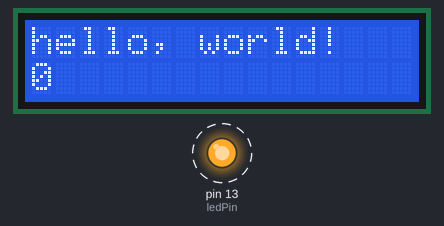
This sketch was run on a simulated Arduino Uno, built with avr-gcc and run on an emulated ATmega328P. Shown: 16×2 character LCD, output pins drawn as LEDs (lit = HIGH). Dashed ring = blinking.

Above: at 0.11 s.
At 9.93 s:
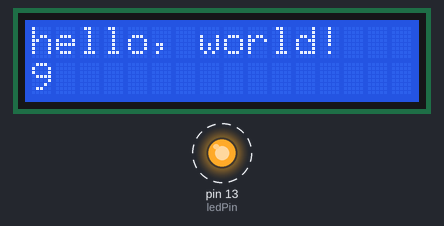
At 19.95 s:
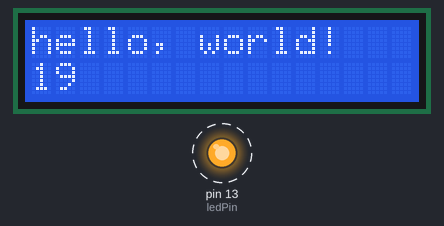
At 39.93 s:
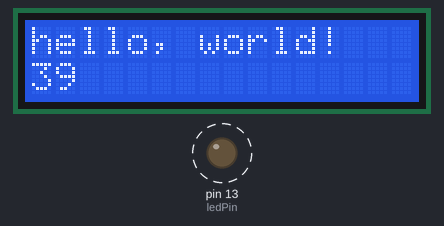
Timing chart, 0 to 40.0 s (numbered marks = the images above):
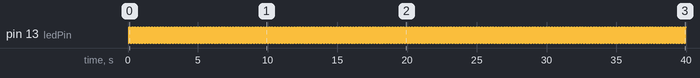

Measured:
- by itself, pin 13 (ledPin): alternates HIGH for 0.10 s and LOW for 0.10 s
- what the display in image 1 shows lasts 1.0 s, from 9.1 s to 10.1 s

The sketch:

LED_LCD.ino
```cpp
/*
The circuit:
 * LCD RS pin to digital pin 12
 * LCD Enable pin to digital pin 11
 * LCD D4 pin to digital pin 5
 * LCD D5 pin to digital pin 4
 * LCD D6 pin to digital pin 3
 * LCD D7 pin to digital pin 2
 * LCD R/W pin to ground
 * LCD VSS pin to ground
 * LCD VCC pin to 5V
 * 10K resistor:
 * ends to +5V and ground
 * wiper to LCD VO pin (pin 3)
*/
// include the library code:
#include <LiquidCrystal.h>


// initialize the library with the numbers of the interface pins
LiquidCrystal lcd(12, 11, 5, 4, 3, 2);
const int ledPin =  13;

void setup() {
  // set up the LCD's number of columns and rows:
  lcd.begin(16, 2);
  // Print a message to the LCD.
  lcd.print("hello, world!");
  pinMode(ledPin, OUTPUT);
}

void loop() {
  // set the cursor to column 0, line 1
  // (note: line 1 is the second row, since counting begins with 0):
  lcd.setCursor(0, 1);
  // print the number of seconds since reset:
  lcd.print(millis()/1000);
  digitalWrite(ledPin, HIGH);
  delay(100);
  digitalWrite(ledPin, LOW);
  delay(100);
}
```
